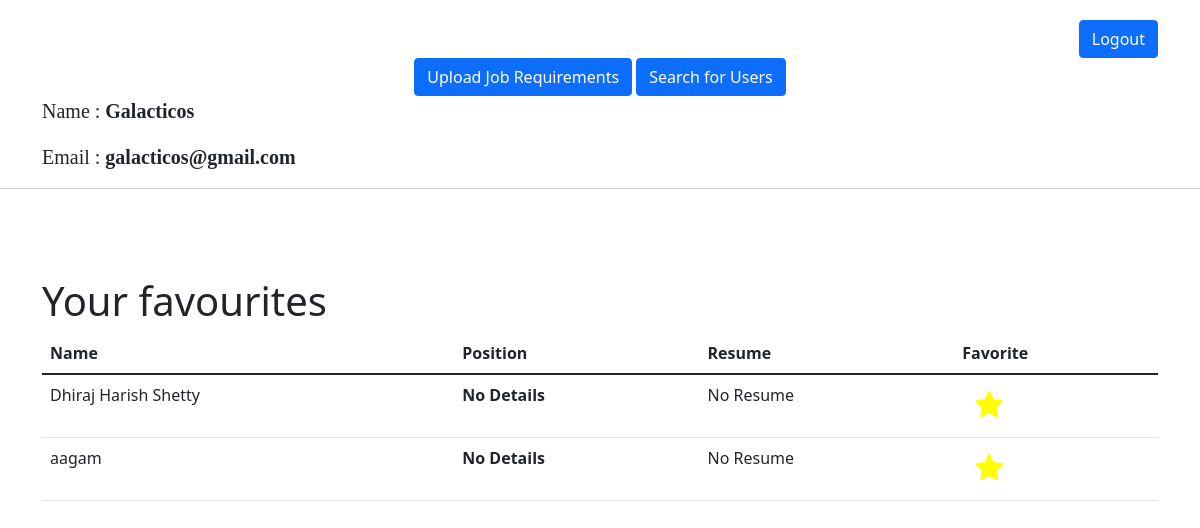
Page /companyprofile (signed in) on the committed database.
### app.py (models this page shows)
class Company(db.Model):
    sno = db.Column(db.Integer, primary_key=True)
    name = db.Column(db.String(200), nullable=False)
    username = db.Column(db.String(200), unique=True)
    password = db.Column(db.String(200), nullable=False)
    jobTitle = db.Column(db.String(200), nullable=True)
    pdf = db.Column(db.String(200), nullable=True)

class User(db.Model):
    sno = db.Column(db.Integer, primary_key=True)
    name = db.Column(db.String(200), nullable=False)
    username = db.Column(db.String(200), unique=True)
    password = db.Column(db.String(200), nullable=False)
    resume = db.Column(db.String(200), nullable=True)
    position = db.Column(db.String(200), nullable=True)

class Companyfavourite(db.Model):
    sno = db.Column(db.Integer, primary_key=True)
    companysno = db.Column(db.Integer, ForeignKey("company.sno"), nullable=False)
    usersno = db.Column(db.Integer, ForeignKey("user.sno"), nullable=False)

### app.py (the view)
@app.route("/companyprofile")
def companyprofile():
    if 'company' in session:
        username = session['company']
        user = Company.query.filter_by(username=username).first()
        companyfavourite = Companyfavourite.query.filter_by(companysno = user.sno)
        return render_template('companyprofile.html', user=user, companyfavourite=companyfavourite)
    return redirect(url_for('companylogin'))

### app.py (called while the page is built)
def userdetailsincompanyfavourite(usersno):
    return User.query.filter_by(sno=usersno).first()

@app.context_processor
def context_processor():
    return dict(userincompanyfavourite = userincompanyfavourite, userdetailsincompanyfavourite = userdetailsincompanyfavourite)

### templates/companyprofile.html (shortened to what this page needs)
<!DOCTYPE html>
<html lang="en">
<head>
	<link href="https://cdn.jsdelivr.net/npm/bootstrap@5.1.1/dist/css/bootstrap.min.css" rel="stylesheet"
 />
	<link rel="stylesheet" href="https://cdnjs.cloudflare.com/ajax/libs/font-awesome/4.7.0/css/font-awesome.min.css">
</head>
<body>
	<div class="container">
		<div style="text-align:right; padding-top: 20px">
			<a class="btn btn-primary" href="/logoutcompany">Logout</a>
		</div>
		<div class="text-center">
			<a class="btn btn-primary" href="/companyJobRequirement">Upload Job Requirements</a>
			<a class="btn btn-primary" href="/searchuser">Search for Users</a>
		</div>
		<p style="font-size: 20px; font-family: serif, georgia">
			Name : <b>{{user.name}}</b>
		</p>
		<p style="font-size: 20px; font-family: serif, georgia">
			Email : <b>{{user.username}}</b>
		</p>
	</div>
	<hr />
	<br /><br /><br />
	<div class="container">
		{% if companyfavourite %}
		<h1>Your favourites</h1>
		<table class="table">
			<thead>
				<tr>
					<th>
						Name
					</th>
					<th>
						Position
					</th>
					<th>
						Resume
					</th>
					<th>
						Favorite
					</th>
				</tr>
			</thead>
			<tbody>
				{% for i in companyfavourite %}
				{% set user = userdetailsincompanyfavourite(i.usersno) %}
				<tr id="tr{{user.sno}}">
					<td>{{user.name}}</td>
					<td style="font-weight: bold">
						{% if user.position %}
						{{user.position}}
						{% else %}
						No Details
						{% endif %}
					</td>
					<td>
						{% if user.resume %}
						<a href="static/resumes/{{user.resume}}" class="btn btn-primary" target="__blank">
							View resume
						</a>
						{% else %}
						No Resume
						{% endif %}
					</td>
					<td>
						<div id="deletefavourite{{user.sno}}">
							<form class="deletefavourite" id="{{user.sno}}">
								<button type="submit" class="btn" class="update_form">
									<i type="submit" class="fa fa-star" style="color: yellow;font-size: 30px;"></i>
								</button>
							</form>
						</div>
					</td>
				</tr>
				{% endfor %}
			</tbody>
		</table>
		{% endif %}
	</div>
</body>
</html>

### rows in the picture
Company: name "Galacticos", username "galacticos@gmail.com"
User: name "Dhiraj Harish Shetty"
User: name "aagam"
